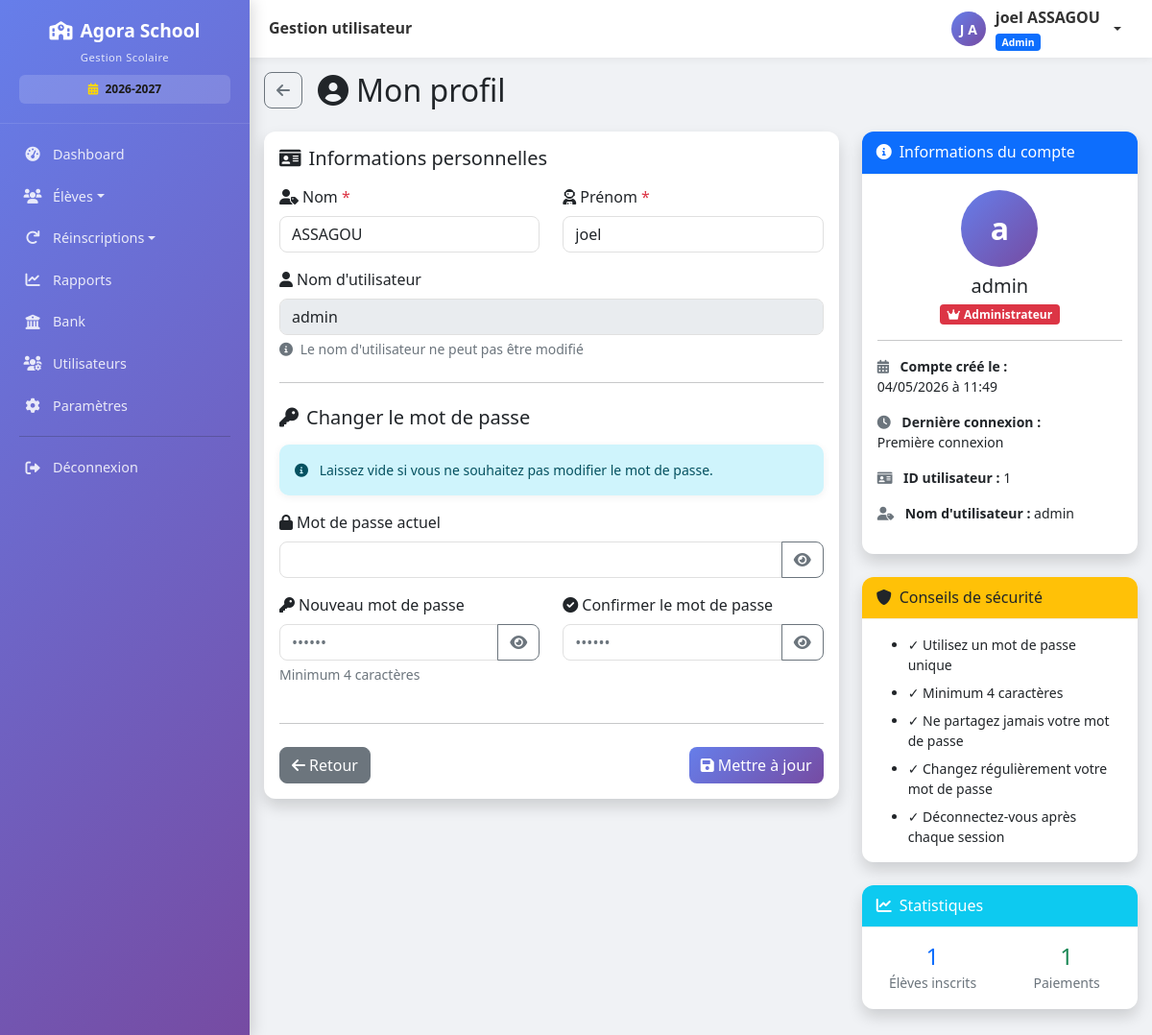
/profil (signed in), run on an earlier commit of the app's database.
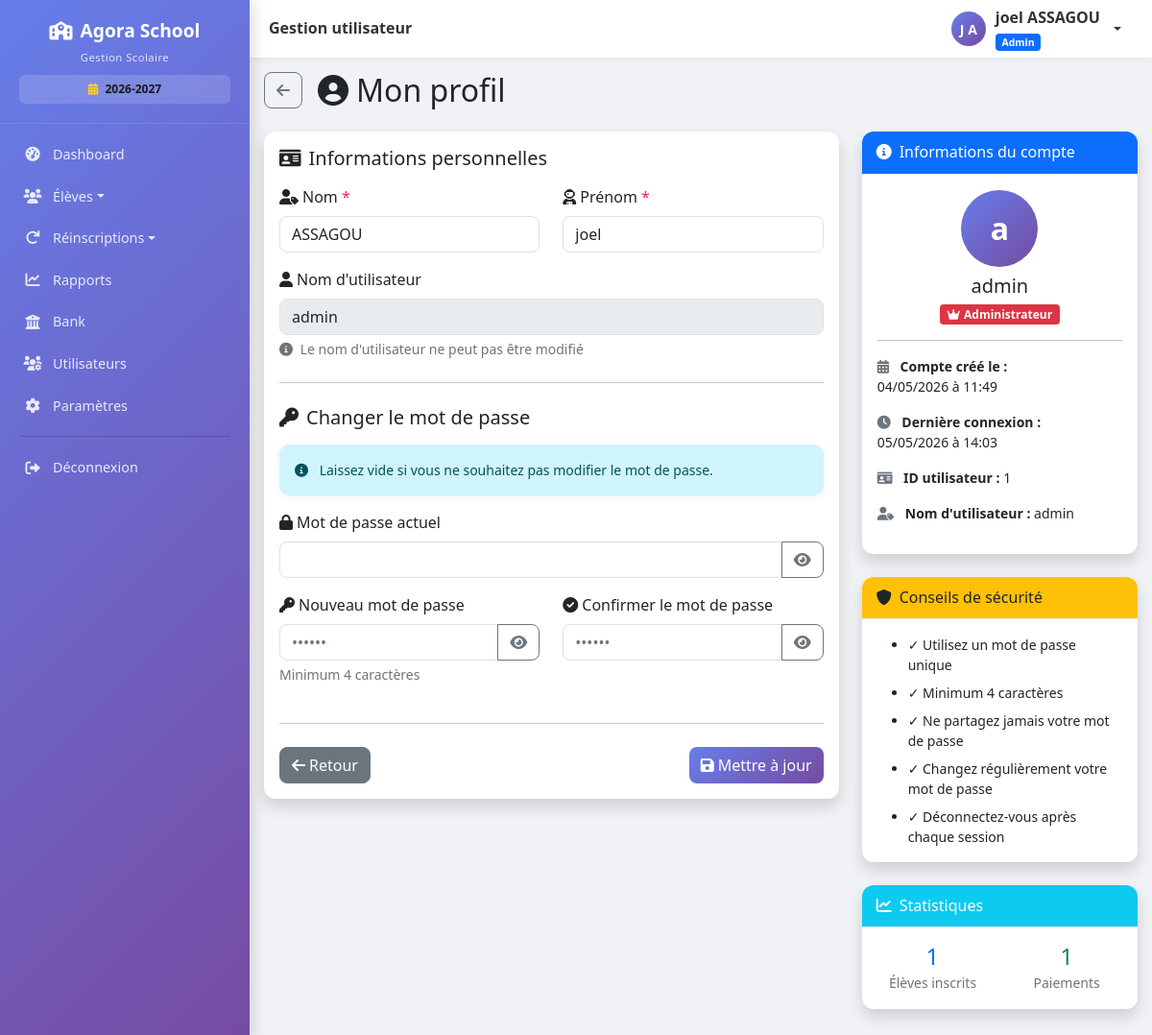
And on a later commit of the database.
### models.py (models this page shows, shortened)
class User(UserMixin, db.Model):
    __tablename__ = 'users'
    id = db.Column(db.Integer, primary_key=True)
    username = db.Column(db.String(80), unique=True, nullable=False, index=True)
    password_hash = db.Column(db.String(200), nullable=False)
    nom = db.Column(db.String(100), nullable=False)
    prenom = db.Column(db.String(100), nullable=False)
    role = db.Column(db.String(20), default='user')  # admin, comptable, user
    actif = db.Column(db.Boolean, default=True)
    created_at = db.Column(db.DateTime, default=datetime.utcnow)
    last_login = db.Column(db.DateTime, nullable=True)
    @property
    def nom_complet(self):
        return f"{self.prenom} {self.nom}"

### routes.py (the view, shortened to what this page needs)
@app.route('/profil', methods=['GET', 'POST'])
@login_required
def profil():
    total_eleves_inscrits = Eleve.query.count()
    total_paiements_effectues = Paiement.query.count()
    tous_eleves = Eleve.query.all()
    eleves_avec_solde = sum(1 for e in tous_eleves if e.solde > 0)
    return render_template('utilisateurs/profil.html',
                         user=current_user,
                         total_eleves_inscrits=total_eleves_inscrits,
                         total_paiements_effectues=total_paiements_effectues,
                         eleves_avec_solde=eleves_avec_solde)

### app.py (called while the page is built)
@app.after_request
def close_db_connection(response):
    try:
        db.session.close()
    except:
        pass
    return response

### models.py (called while the page is built, shortened)
    @property
    def frais_scolarite_base(self):
        if not self.sous_groupe_id:
            return 0
        tarif = TarifFraisAffecte.query.filter_by(
            sous_groupe_id=self.sous_groupe_id,
            est_affecte=self.est_affecte_etat,
            actif=True
        ).first()
        if tarif:
            return tarif.montant

    @property
    def frais_transport(self):
        if self.transport_option:
            return self.transport_option.montant_supplement
        return 0

    @property
    def frais_cantine(self):
        if self.cantine_option:
            return self.cantine_option.montant
        return 0

    @property
    def frais_renforcement(self):
        return 0

    @property
    def frais_scolarite_total(self):
        return (self.frais_scolarite_base +
                self.frais_transport +
                self.frais_cantine +
                self.frais_renforcement)

    @property
    def solde(self):
        return self.frais_scolarite_total - self.montant_paye

### templates/utilisateurs/profil.html (shortened to what the changed rows need)
{% extends "base.html" %}
{% block content %}
<div class="d-flex align-items-center mb-4">
    <h2 class="mb-0"><i class="fas fa-user-circle me-2"></i>Mon profil</h2>
</div>
<div class="row">
    <div class="col-lg-8">
        <div class="card shadow">
            <div class="card-body">
                <form method="POST" id="profileForm">
                    <div class="row">
                        <div class="col-md-6 mb-3">
                            <label for="nom" class="form-label">
                                <i class="fas fa-user-tag me-1"></i>Nom
                                <span class="text-danger">*</span>
                            </label>
                            <input type="text"
                                   class="form-control"
                                   id="nom"
                                   name="nom"
                                   value="{{ current_user.nom }}"
                                   required
                                   minlength="2">
                        </div>
                        <div class="col-md-6 mb-3">
                            <label for="prenom" class="form-label">
                                <i class="fas fa-user-astronaut me-1"></i>Prénom
                                <span class="text-danger">*</span>
                            </label>
                            <input type="text"
                                   class="form-control"
                                   id="prenom"
                                   name="prenom"
                                   value="{{ current_user.prenom }}"
                                   required
                                   minlength="2">
                        </div>
                    </div>
                    <div class="mb-3">
                        <label class="form-label">
                            <i class="fas fa-user me-1"></i>Nom d'utilisateur
                        </label>
                        <input type="text" class="form-control" value="{{ current_user.username }}" disabled>
                        <div class="form-text text-muted">
                            <i class="fas fa-info-circle me-1"></i>
                            Le nom d'utilisateur ne peut pas être modifié
                        </div>
                    </div>
                </form>
            </div>
        </div>
    </div>
    <div class="col-lg-4">
        <div class="card shadow mb-4">
            <div class="card-body">
                <div class="text-center mb-3">
                    <div class="avatar-lg mx-auto mb-2">
                        <span class="avatar-initials">{{ current_user.username[0] }}</span>
                    </div>
                    <h5 class="mb-1">{{ current_user.username }}</h5>
                    <span class="badge {% if current_user.role == 'admin' %}bg-danger{% elif current_user.role == 'comptable' %}bg-warning text-dark{% else %}bg-info{% endif %}">
                        {% if current_user.role == 'admin' %}
                            <i class="fas fa-crown me-1"></i>Administrateur
                        {% elif current_user.role == 'comptable' %}
                            <i class="fas fa-calculator me-1"></i>Comptable
                        {% else %}
                            <i class="fas fa-user me-1"></i>Opérateur
                        {% endif %}
                    </span>
                </div>
                <ul class="list-unstyled small">
                    <li class="mb-3">
                        <i class="fas fa-calendar-alt me-2 text-muted"></i>
                        <strong>Compte créé le :</strong><br>
                        {{ current_user.created_at.strftime('%d/%m/%Y à %H:%M') if current_user.created_at else 'N/A' }}
                    </li>
                    <li class="mb-3">
                        <i class="fas fa-clock me-2 text-muted"></i>
                        <strong>Dernière connexion :</strong><br>
                        {{ current_user.last_login.strftime('%d/%m/%Y à %H:%M') if current_user.last_login else 'Première connexion' }}
                    </li>
                    <li class="mb-3">
                        <i class="fas fa-id-card me-2 text-muted"></i>
                        <strong>ID utilisateur :</strong> {{ current_user.id }}
                    </li>
                    <li>
                        <i class="fas fa-user-tag me-2 text-muted"></i>
                        <strong>Nom d'utilisateur :</strong> {{ current_user.username }}
                    </li>
                </ul>
            </div>
        </div>
    </div>
</div>
{% endblock %}

### templates/base.html (shortened to what the changed rows need)
<!DOCTYPE html>
<html lang="fr">
<head>
    <link href="https://cdn.jsdelivr.net/npm/bootstrap@5.1.3/dist/css/bootstrap.min.css" rel="stylesheet">
    <link rel="stylesheet" href="https://cdnjs.cloudflare.com/ajax/libs/font-awesome/6.0.0/css/all.min.css">
    <link href="https://cdn.datatables.net/1.11.5/css/dataTables.bootstrap5.min.css" rel="stylesheet">
</head>
<body>
    <div class="app-layout">
        <main class="main-area">
            {% if current_user.is_authenticated %}
            <header class="topbar">
                <div class="d-flex align-items-center gap-2">
                    <h5>{% block page_title %}Gestion utilisateur{% endblock %}</h5>
                </div>
                <div class="dropdown">
                    <a href="#" class="user-dropdown dropdown-toggle" data-bs-toggle="dropdown" aria-label="Menu utilisateur">
                        <div class="user-avatar">
                            {{ current_user.prenom[0]|upper if current_user.prenom else current_user.username[0]|upper }}
                            {{ current_user.nom[0]|upper if current_user.nom else '' }}
                        </div>
                        <div class="d-none d-md-block text-start">
                            <strong>{{ current_user.nom_complet or current_user.username }}</strong>
                            <div>
                                <span class="badge bg-{{ 'primary' if current_user.role == 'admin' else 'warning' if current_user.role == 'comptable' else 'info' }}"
                                      style="font-size:0.65rem;">
                                    {{ current_user.role|capitalize }}
                                </span>
                            </div>
                        </div>
                    </a>
                </div>
            </header>
            {% endif %}
            <div class="page-content" id="pageContent">
                {% block content %}{% endblock %}
            </div>
        </main>
    </div>
</body>
</html>

What changed in the data, as far as the page shows it:
changed User "admin": last_login "Première connexion" → "05/05/2026 à 14:03"
